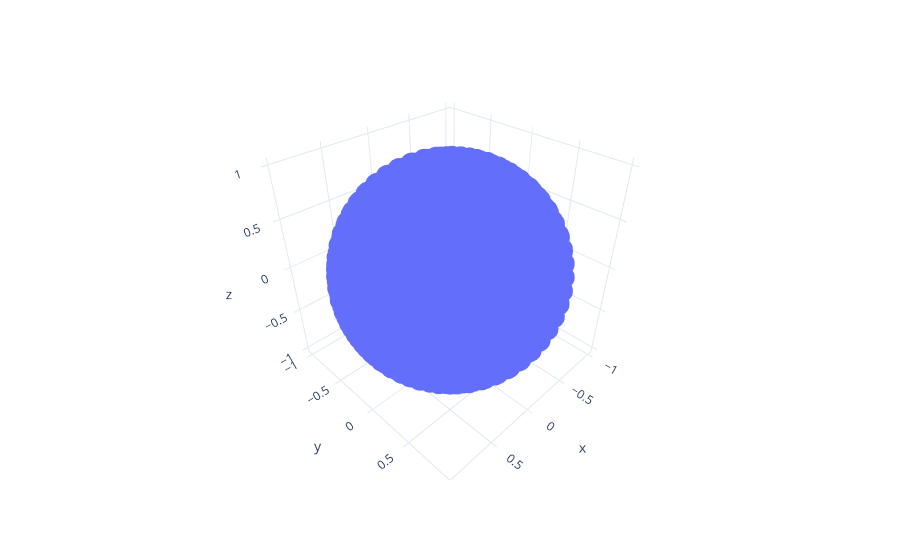

This figure's notebook cell:
### Code cell
#https://stackoverflow.com/questions/9600801/evenly-distributing-n-points-on-a-sphere
#Create n evenly distributed points on a sphere

num_pts = 1000
indices = np.arange(0, num_pts, dtype=float) + 0.5

theta = np.arccos(1 - 2*indices/num_pts)
phi = (np.pi * (1 + 5**0.5) * indices)%(2*np.pi)
coords=[]

for theta_elem,phi_elem in zip(theta,phi):
    coords.append((theta_elem,phi_elem))

x, y, z = np.cos(phi) * np.sin(theta), np.sin(phi) * np.sin(theta), np.cos(theta);

# Plot the surface.
df = px.data.iris()
fig = px.scatter_3d(df, x, y, z, template="plotly_white")

fig.show()
target_points=np.array(coords)
# save the data, optional
np.savetxt("target_points_ibmq_ourense.csv",target_points)

### Figure 1 — Plotly figure (JSON) as saved in the notebook; plotly's stock layout.template omitted (floating-point values rounded to 4 significant figures; data arrays with more than 128 entries replaced by an {"elided": "..."} marker saying what was removed)
{"data": [{"hovertemplate": "x=%{x}<br>y=%{y}<br>z=%{z}<extra></extra>", "legendgroup": "", "marker": {"color": "#636efa", "symbol": "circle"}, "mode": "markers", "name": "", "scene": "scene", "showlegend": false, "type": "scatter3d", "x": {"elided": "1000 float values"}, "y": {"elided": "1000 float values"}, "z": {"elided": "1000 float values"}}], "layout": {"legend": {"tracegroupgap": 0}, "margin": {"t": 60}, "scene": {"domain": {"x": [0, 1], "y": [0, 1]}, "xaxis": {"title": {"text": "x"}}, "yaxis": {"title": {"text": "y"}}, "zaxis": {"title": {"text": "z"}}}}}
